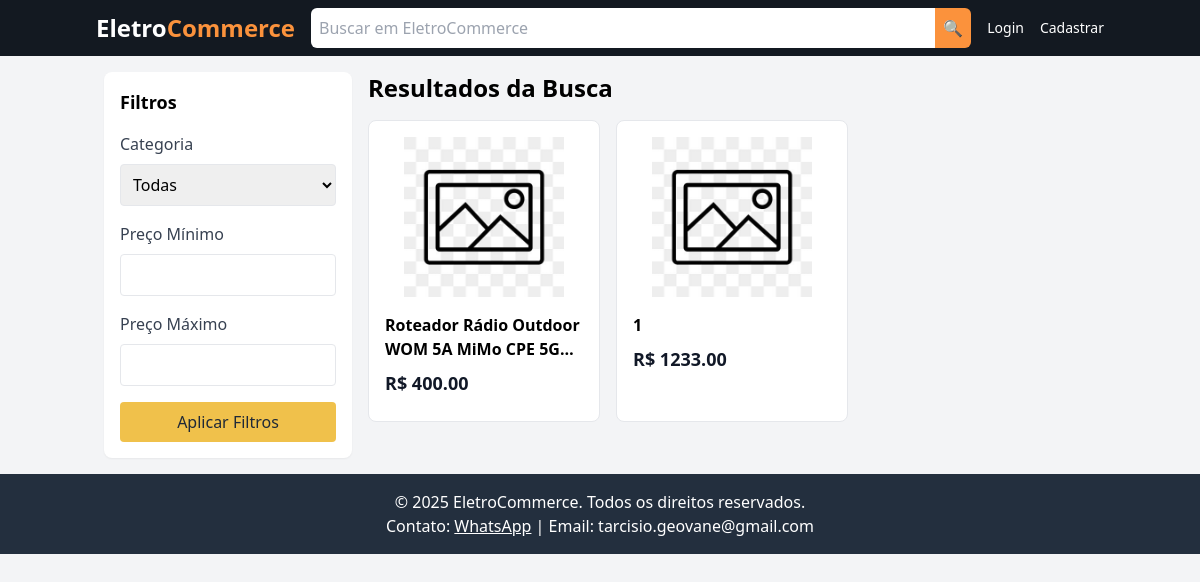
The page /search on the database as committed earlier.
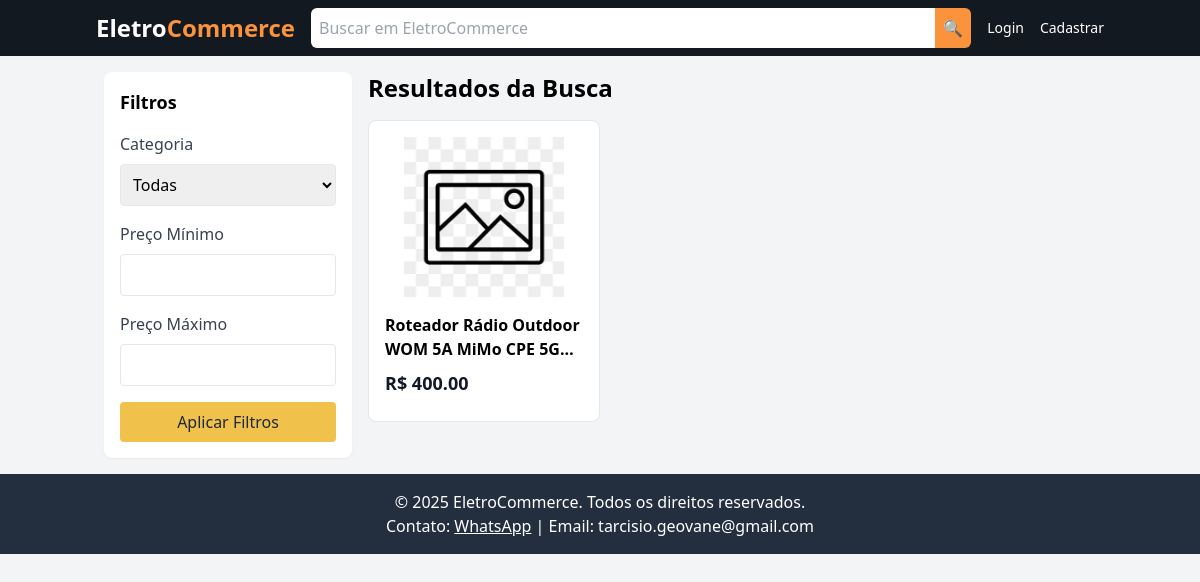
The same page on the database as committed later.
### tables this page shows
CREATE TABLE products (
            id INTEGER PRIMARY KEY AUTOINCREMENT,
            title TEXT NOT NULL,
            description TEXT,
            price REAL NOT NULL,
            user_id INTEGER, category TEXT, photo_path TEXT, photo_url TEXT, photo_public_id TEXT,
            FOREIGN KEY (user_id) REFERENCES users (id)
        );

### app.py (the view)
@app.route('/search', methods=['GET'])
def search():
    conn = sqlite3.connect(get_db_path())
    c = conn.cursor()
    search_query = request.args.get('search', '')
    category = request.args.get('category', '')
    min_price = request.args.get('min_price', '')
    max_price = request.args.get('max_price', '')
    query = '''SELECT p.id, p.title, p.description, p.price, p.category,
                      (SELECT photo_url FROM product_photos WHERE product_id = p.id LIMIT 1) as photo_url
               FROM products p WHERE 1=1'''
    params = []
    if search_query:
        query += ' AND (p.title LIKE ? OR p.description LIKE ?)'
        params.extend([f'%{search_query}%', f'%{search_query}%'])
    if category:
        query += ' AND p.category = ?'
        params.append(category)
    if min_price:
        query += ' AND p.price >= ?'
        params.append(float(min_price))
    if max_price:
        query += ' AND p.price <= ?'
        params.append(float(max_price))
    c.execute(query, params)
    products = c.fetchall()
    c.execute('SELECT DISTINCT category FROM products WHERE category IS NOT NULL')
    categories = [row[0] for row in c.fetchall()]
    conn.close()
    return render_template('search.html', products=products, categories=categories,
                         search_query=search_query, category=category,
                         min_price=min_price, max_price=max_price)

### app.py (called while the page is built)
def get_db_path():
    return os.path.join(os.path.dirname(__file__), 'database.db')

### templates/search.html (shortened to what the changed rows need)
<!DOCTYPE html>
<html lang="pt-BR">
<head>
    <script src="https://cdn.tailwindcss.com"></script>
</head>
<body class="bg-gray-100 font-sans">
    <main class="container mx-auto p-4 flex flex-col lg:flex-row">
        <div class="flex-1">
            <h2 class="text-2xl font-semibold mb-4">Resultados da Busca</h2>
            <div class="grid grid-cols-1 sm:grid-cols-2 lg:grid-cols-3 gap-4">
                {% for product in products %}
                <a href="{{ url_for('product', id=product[0]) }}" class="block bg-white p-4 rounded-lg border hover:shadow-md transition">
                    {% if product[5] %}
                        <img src="{{ product[5] }}" alt="{{ product[1] }}"
                             class="w-full h-40 object-contain mb-4">
                    {% else %}
                        <img src="{{ url_for('static', filename='uploads/placeholder.png') }}" alt="Sem imagem"
                             class="w-full h-40 object-contain mb-4">
                    {% endif %}
                    <h3 class="text-base font-semibold mb-2 line-clamp-2">{{ product[1] }}</h3>
                    <p class="text-lg font-bold text-gray-900 mb-2">R$ {{ "%.2f" % product[3] }}</p>
                </a>
                {% else %}
                <p class="text-gray-600">Nenhum produto encontrado.</p>
                {% endfor %}
            </div>
        </div>
    </main>
</body>
</html>

Rows that differ between the two databases and show on the page:
removed products: title "1", price "1233.00"
